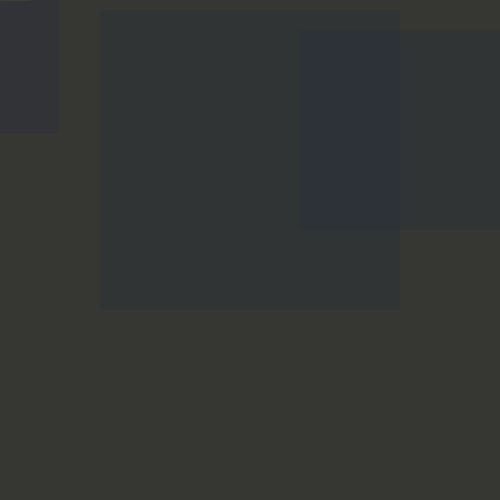
Frame 1 (no input)
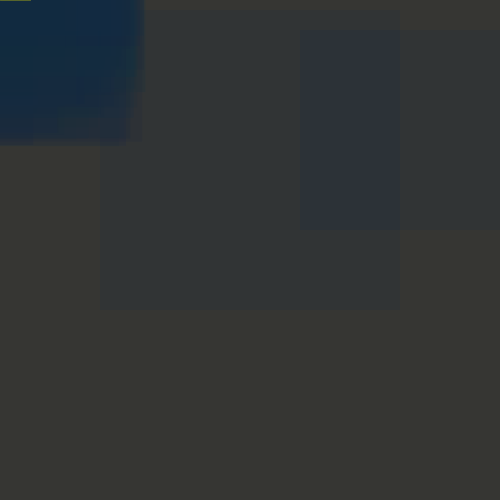
Frame 60 (the mouse pressed at the canvas centre just before this capture)
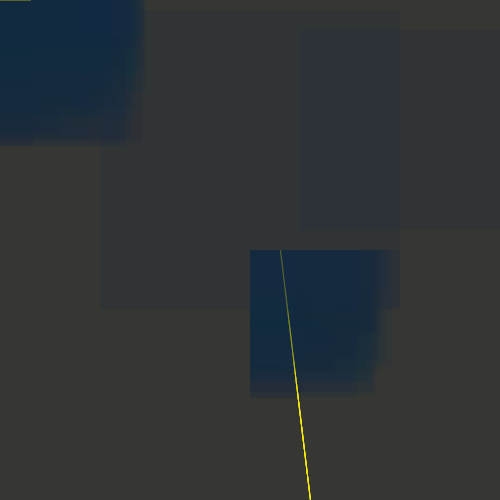
Frame 120 (the mouse held since frame 60 and released just before this capture)

The Processing sketch that drew these frames (run headless with seeded random() and noise(); from frame 60 on, the mouse is pressed at the canvas centre):

// Processing sketch: processing_2441
// ── processing_2441.pde

/*

Advanced Drawing
angela Seear
angelaseear@gmail.com

*/


void setup(){
  
  
  size(500,500);
  background(#363633);
  smooth();
  
  fill(0, 34, 76, 25);
  noStroke();
  rect(100, 10, 300, 300);
  rect(300, 30, 200, 200);

  
  
  
};

void draw(){
  stroke(255, 246, 2, 20);
  line(mouseX +30, mouseY, mouseX*7, mouseY*50);
  
  fill(random(10,30), random(30,50), random(50,76),40);
  noStroke();
  rect(mouseX, mouseY, random (30, 150), random(30,150));
  
  
};
